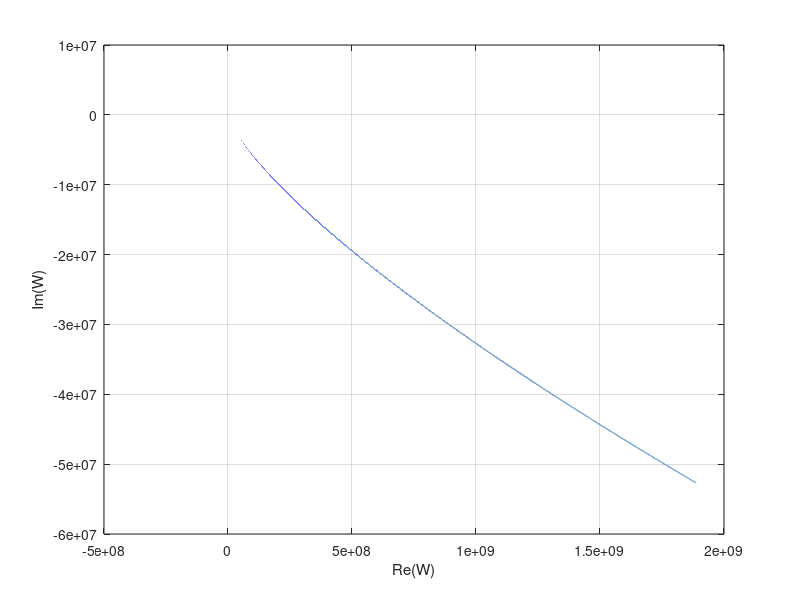
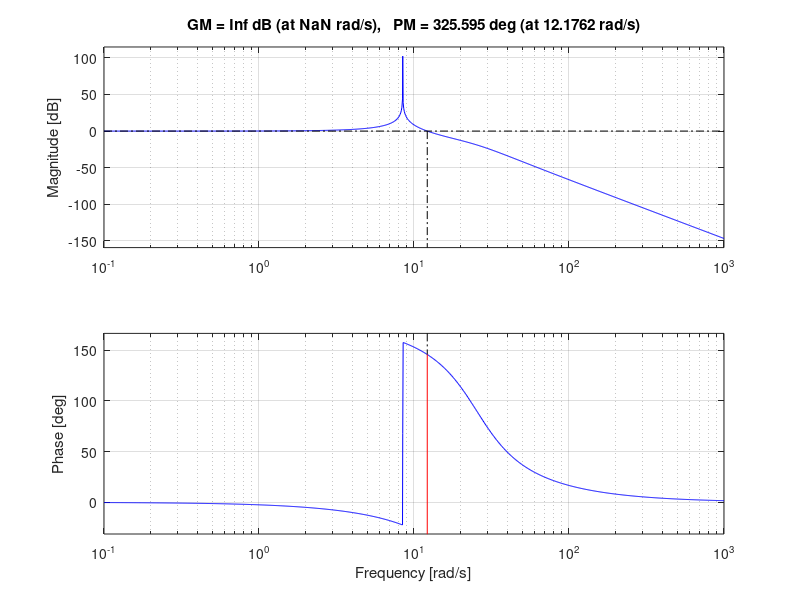

These figures' MATLAB source, in order:
%T = 0.4
%T = 0.05
T = 0.06289;
Re = [];
Im = [];
 
for w=0:0.01:1000
    Njw = 0.03 * T * ((w*i)^4) + (0.03 + 0.36 * T) * ((w*i)^3) + (0.03 + 21 * T) * ((w*i)^2) + (1 + 44.0 * T) * (w*i) + 87;
    Re(end+1) = real(Njw);
    Im(end+1) = imag(Njw);
end
 
plot(Re, Im), xlabel('Re(W)'), ylabel('Im(W)'), grid on
 
D = [0.03 * T, 0.03 + 0.36 * T, 0.03 + 21 * T, 1 + 44.0 * T, 87];
disp(roots(D));
 
figure
H=tf(87, D);
margin(H);
